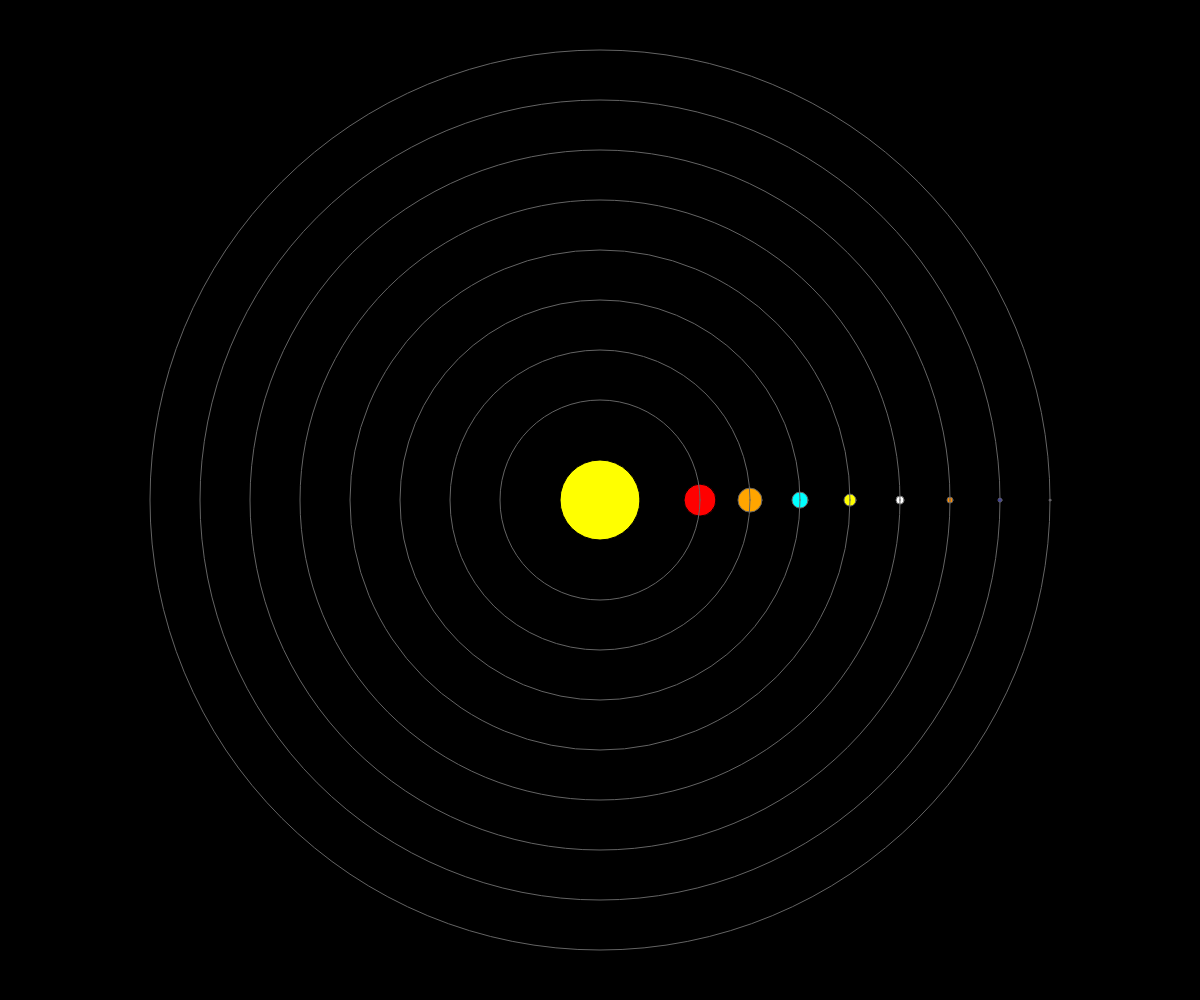
Frame 1 (no input)
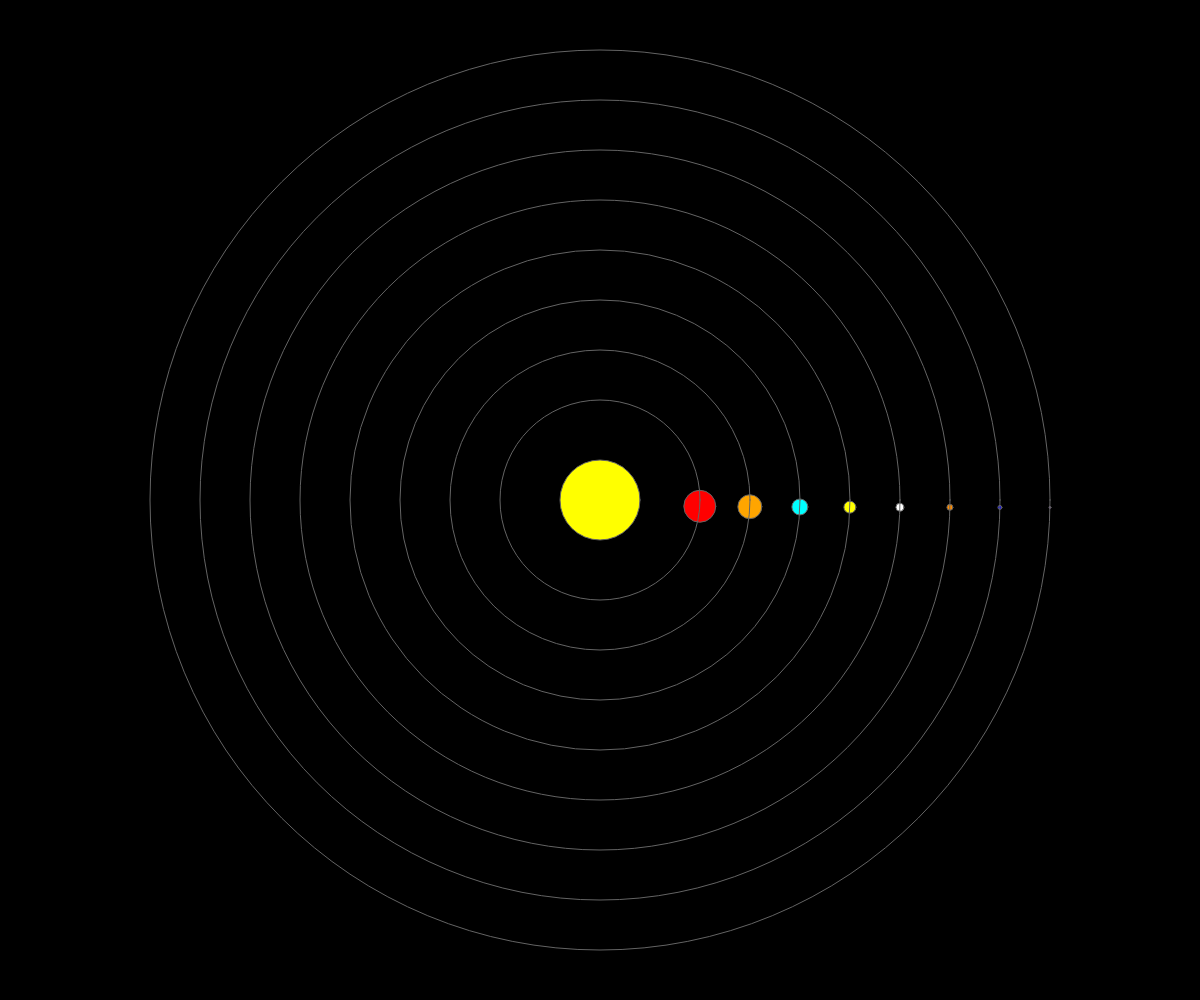
Frame 60 (no input)
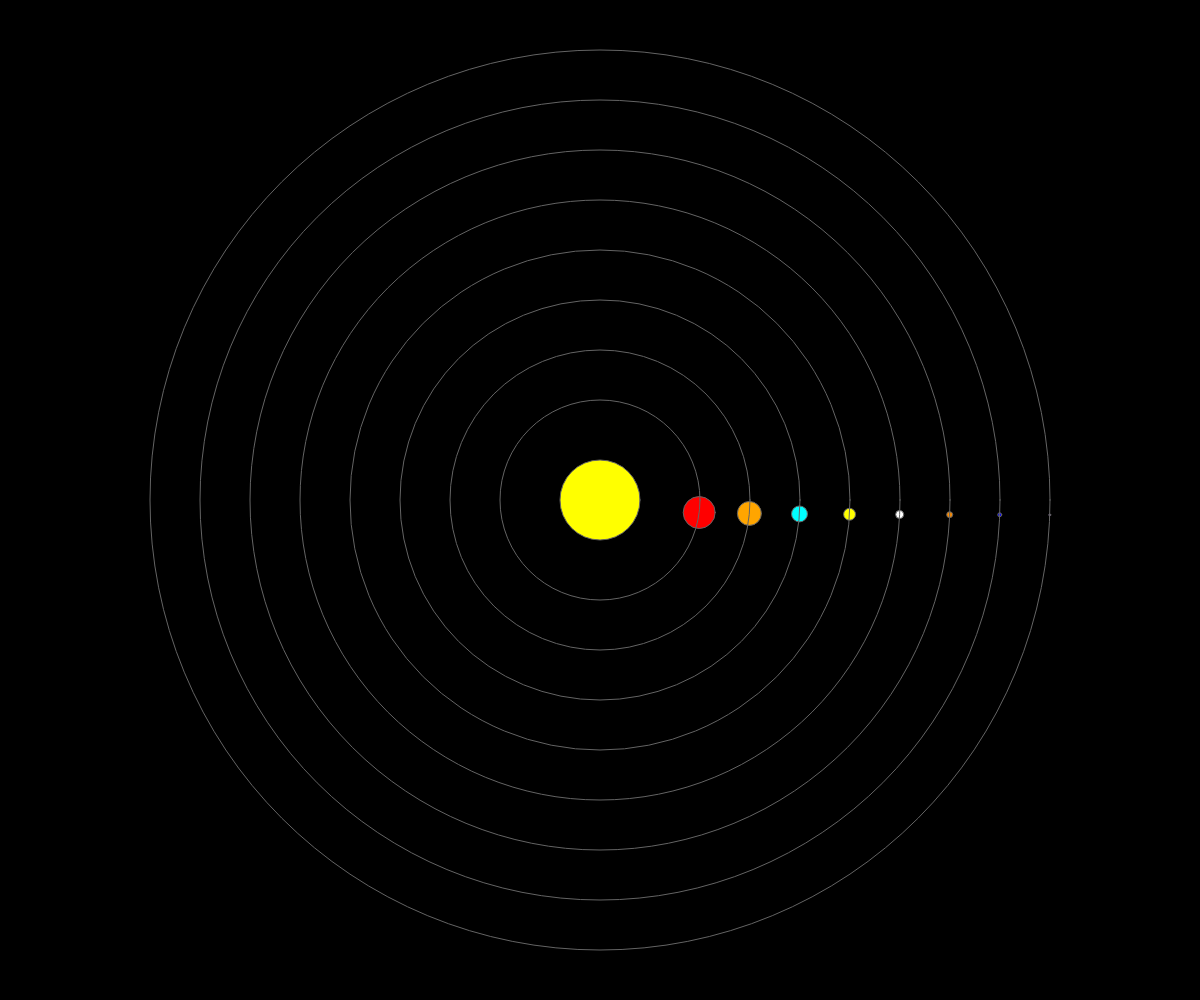
Frame 120 (the mouse pressed at the canvas centre since frame 60)

The p5.js sketch that drew these frames (run headless with seeded random() and noise() and a simulated clock; from frame 60 on, the mouse is pressed at the canvas centre):

// p5.js sketch
// ── sketch.js
function setup() {
  createCanvas( windowWidth, windowHeight);
}

function draw() {
  background(0); // Fundal negru

  let centerX = width / 2; // Coordonata X a centrului canvasului
  let centerY = height / 2; // Coordonata Y a centrului canvasului

  // Desenează Soarele
  fill(255, 255, 0); // Galben pentru Soare
  ellipse(centerX, centerY, 80, 80); // Desenează Soarele în centrul canvasului

  // Desenează Planetele
  drawPlanet(centerX, centerY, 100, 0.8, 50, color(255, 0, 0)); // Mercur
  drawPlanet(centerX, centerY, 150, 0.6, 70, color(255, 165, 0)); // Venus
  drawPlanet(centerX, centerY, 200, 0.4, 90, color(0, 255, 255)); // Pământ
  drawPlanet(centerX, centerY, 250, 0.3, 110, color(255, 255, 0)); // Marte
  drawPlanet(centerX, centerY, 300, 0.2, 130, color(255)); // Jupiter
  drawPlanet(centerX, centerY, 350, 0.15, 150, color(255, 140, 0)); // Saturn
  drawPlanet(centerX, centerY, 400, 0.1, 170, color(0, 0, 255)); // Uranus
  drawPlanet(centerX, centerY, 450, 0.05, 190, color(138, 43, 226)); // Neptun
}

// Funcție pentru a desena o planetă
function drawPlanet(centerX, centerY, distance, diameterRatio, orbitRadius, col) {
  let angle = millis() / 1000 * PI / orbitRadius; // Unghi dependent de timp
  let x = centerX + cos(angle) * distance; // Coordonata X a planetei
  let y = centerY + sin(angle) * distance; // Coordonata Y a planetei
  let diameter = diameterRatio * 40; // Diametrul planetei

  fill(col); // Setează culoarea de umplere
  ellipse(x, y, diameter, diameter); // Desenează planeta

  // Desenează orbita
  noFill(); // Fără umplere pentru orbită
  stroke(100); // Culoare gri pentru orbită
  ellipse(centerX, centerY, distance * 2, distance * 2); // Desenează orbita
}
